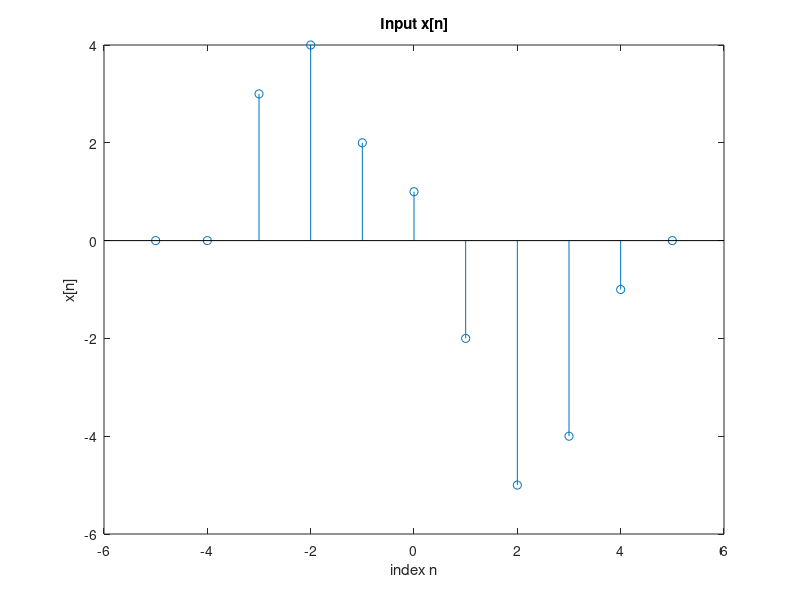

MATLAB code for this plot: (Note: this script raises an error after producing the figure.)
% Code from Kevin Zhang (400319666) for Memory

%sets up the discrete steps (n) and the inputs (x)
n1 = -5:5;
x1 = [0,0,3,4,2,1,-2,-5,-4,-1,0];

%creates the plot from the input and the discrete steps. also sets up the x
%and y axis titles
figure
stem(n1,x1)
title('Input x[n]')
xlabel('index n')
ylabel('x[n]')

%inputs the inputs(x) into the system and assign it to output(y)
y1 = system1(n1,x1);

%Plots the output values
figure
stem(n1,y1)
title('Output y[n]')
xlabel('index n')
ylabel('y[n]')

%%
%In this test case, we change the fourth number

%sets up the discrete steps (n) and the inputs (x)
n2 = -5:5;
x2 = [0,0,3,-2,2,1,-2,-5,-4,-1,0];

%creates the plot from the input and the discrete steps. also sets up the x
%and y axis titles
figure
stem(n2,x2)
title('Input x[n]')
xlabel('index n')
ylabel('x[n]')

%inputs the inputs(x) into the system and assign it to output(y)
y2 = system1(n2,x2);

%Plots the output values
figure
stem(n2,y2)
title('Output y[n]')
xlabel('index n')
ylabel('y[n]')
%%
%In this second test case, we change the second last number

%sets up the discrete steps (n) and the inputs (x)
n3 = -5:5;
x3 = [0,0,3,-2,2,1,-2,-5,-4,5,0];


%creates the plot from the input and the discrete steps. also sets up the x
%and y axis titles
figure
stem(n3,x3)
title('Input x[n]')
xlabel('index n')
ylabel('x[n]')


%inputs the inputs(x) into the system and assign it to output(y)
y3 = system1(n3,x3);

%Plots the output values
figure
stem(n3,y3)
title('Output y[n]')
xlabel('index n')
ylabel('y[n]')

